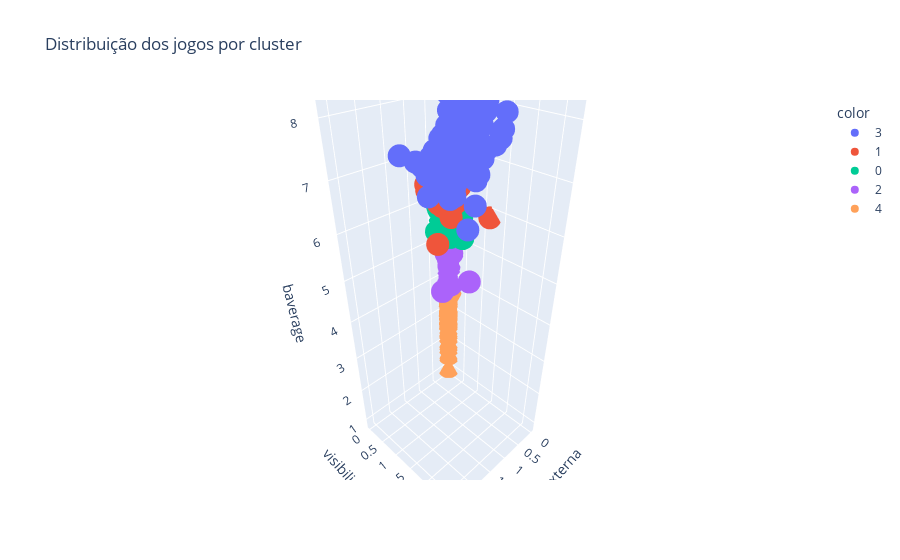

The code cell stored with this chart in its notebook:
### Code cell
fig_cluster_teste = px.scatter_3d(X,x='visibilidade_externa', y='visibilidade_interna', z='baverage', color=X['Cluster'].astype(str), title='Distribuição dos jogos por cluster')
fig_cluster_teste.update_layout(scene=dict(
                                    xaxis_title='visibilidade_externa',
                                    yaxis_title='visibilidade_interna',
                                    zaxis_title='baverage'))
fig_cluster_teste.show()

### Figure 1 — Plotly figure (JSON) as saved in the notebook; plotly's stock layout.template omitted (floating-point values rounded to 4 significant figures; data arrays with more than 128 entries replaced by an {"elided": "..."} marker saying what was removed)
{"data": [{"hovertemplate": "color=3<br>visibilidade_externa=%{x}<br>visibilidade_interna=%{y}<br>baverage=%{z}<extra></extra>", "legendgroup": "3", "marker": {"color": "#636efa", "symbol": "circle"}, "mode": "markers", "name": "3", "scene": "scene", "showlegend": true, "type": "scatter3d", "x": {"elided": "704 float values"}, "y": {"elided": "704 float values"}, "z": {"elided": "704 float values"}}, {"hovertemplate": "color=1<br>visibilidade_externa=%{x}<br>visibilidade_interna=%{y}<br>baverage=%{z}<extra></extra>", "legendgroup": "1", "marker": {"color": "#EF553B", "symbol": "circle"}, "mode": "markers", "name": "1", "scene": "scene", "showlegend": true, "type": "scatter3d", "x": {"elided": "2491 float values"}, "y": {"elided": "2491 float values"}, "z": {"elided": "2491 float values"}}, {"hovertemplate": "color=0<br>visibilidade_externa=%{x}<br>visibilidade_interna=%{y}<br>baverage=%{z}<extra></extra>", "legendgroup": "0", "marker": {"color": "#00cc96", "symbol": "circle"}, "mode": "markers", "name": "0", "scene": "scene", "showlegend": true, "type": "scatter3d", "x": {"elided": "16042 float values"}, "y": {"elided": "16042 float values"}, "z": {"elided": "16042 float values"}}, {"hovertemplate": "color=2<br>visibilidade_externa=%{x}<br>visibilidade_interna=%{y}<br>baverage=%{z}<extra></extra>", "legendgroup": "2", "marker": {"color": "#ab63fa", "symbol": "circle"}, "mode": "markers", "name": "2", "scene": "scene", "showlegend": true, "type": "scatter3d", "x": {"elided": "524 float values"}, "y": {"elided": "524 float values"}, "z": {"elided": "524 float values"}}, {"hovertemplate": "color=4<br>visibilidade_externa=%{x}<br>visibilidade_interna=%{y}<br>baverage=%{z}<extra></extra>", "legendgroup": "4", "marker": {"color": "#FFA15A", "symbol": "circle"}, "mode": "markers", "name": "4", "scene": "scene", "showlegend": true, "type": "scatter3d", "x": {"elided": "155 float values"}, "y": {"elided": "155 float values"}, "z": {"elided": "155 float values"}}], "layout": {"legend": {"title": {"text": "color"}, "tracegroupgap": 0}, "scene": {"domain": {"x": [0, 1], "y": [0, 1]}, "xaxis": {"title": {"text": "visibilidade_externa"}}, "yaxis": {"title": {"text": "visibilidade_interna"}}, "zaxis": {"title": {"text": "baverage"}}}, "title": {"text": "Distribuição dos jogos por cluster"}}}
